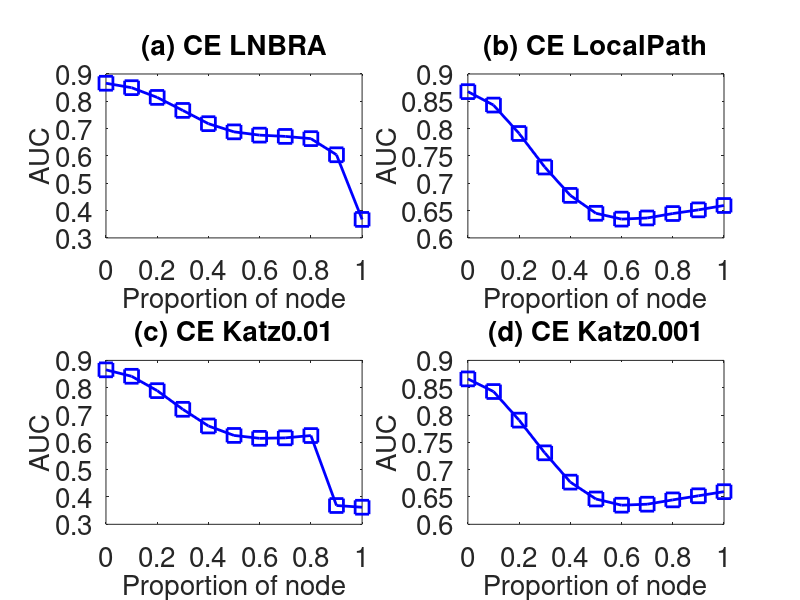

This chart was generated by the following MATLAB code:
subplot(2,2,1);
x=0:0.1:1;
y=[0.866067	0.8499	0.814262	0.76663	0.718086	0.688149	0.676182	0.67151	0.663382	0.60427	0.36767
];
plot(x,y,'-bs','LineWidth',2,'MarkerSize',10);
set(gca,'FontSize',20);
xlabel('Proportion of node','fontsize',20);
ylabel('AUC','fontsize',20);
title('(a) CE LNBRA','fontsize',20);

subplot(2,2,2);
x=0:0.1:1;
y=[0.867688	0.843101	0.791091	0.729704	0.677791	0.64504	0.63438	0.636475	0.644587	0.651318	0.659304
];
plot(x,y,'-bs','LineWidth',2,'MarkerSize',10);
set(gca,'FontSize',20);
xlabel('Proportion of node','fontsize',20);
ylabel('AUC','fontsize',20);
title('(b) CE LocalPath','fontsize',20);

subplot(2,2,3);
x=0:0.1:1;
y=[0.865421	0.841842	0.789246	0.720988	0.66	0.625334	0.61471	0.61642	0.62488	0.368794	0.362456
];
plot(x,y,'-bs','LineWidth',2,'MarkerSize',10);
set(gca,'FontSize',20);
xlabel('Proportion of node','fontsize',20);
ylabel('AUC','fontsize',20);
title('(c) CE Katz0.01','fontsize',20);


subplot(2,2,4);
x=0:0.1:1;
y=[0.866136	0.843008	0.790662	0.730822	0.677192	0.646326	0.634992	0.636808	0.644702	0.652214	0.65973
];
plot(x,y,'-bs','LineWidth',2,'MarkerSize',10);
set(gca,'FontSize',20);
xlabel('Proportion of node','fontsize',20);
ylabel('AUC','fontsize',20);
title('(d) CE Katz0.001','fontsize',20);
